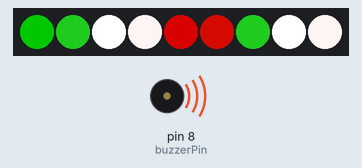
Recording of a sketch running on a simulated Arduino Uno, built with avr-gcc and run on an emulated ATmega328P. Parts: 9 RGB LEDs in strip order, left to right, buzzer (waves = sounding).

Above: at 0.15 s.
At 9.3 s:
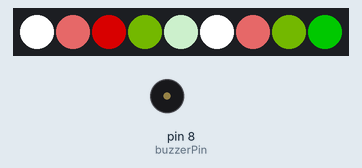
At 19.37 s:
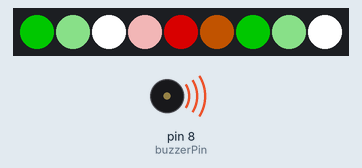
At 39.8 s:
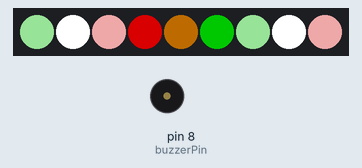
Timing chart, 0 to 40.0 s (numbered marks = the images above):
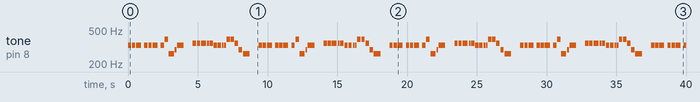

Measured:
- by itself, tone on pin 8 (buzzerPin): plays 330 Hz for 0.24 s, 330 Hz for 0.24 s, 330 Hz for 0.36 s, 330 Hz for 0.24 s, 330 Hz for 0.24 s, 330 Hz for 0.36 s … (107 notes in this stretch)

The sketch:

ChristmasSweater.ino
```cpp
#include <Arduino.h>
#include <FastLED.h>

const int buzzerPin = 8;
const int songLength = 31;
const char notes[] = "eee eee egcde fff ffee eeggfdc " ;
const int beats[] = {2,2,3,1, 2,2,3,1, 2,2,3,1,4,4, 2,2,3,0, 1,2,2,2,0, 1,1,2,2,2,2,4,4};
const int tempo = 120;

const auto ledPin = 7;
const int numLeds = 9;
CRGB leds[numLeds];
const TProgmemRGBPalette16 ChristmasPalette FL_PROGMEM =
{
    CRGB::DarkGreen, CRGB::DarkGreen,
    CRGB::White, CRGB::White,
    CRGB::DarkRed, CRGB::DarkRed,

    CRGB::DarkGreen,
    CRGB::White, CRGB::White,
    CRGB::DarkRed,

    CRGB::DarkGreen, CRGB::DarkGreen,
    CRGB::White, CRGB::White,
    CRGB::DarkRed, CRGB::DarkRed,
};

void ledSetup();
void updateLeds(int);
void musicSetup();
void musicLoop();
int frequency(char note);

void setup() {
  ledSetup();
  musicSetup();
}

void loop() {
  musicLoop();
}

void ledSetup() {
  FastLED.addLeds<WS2811, ledPin, GRB>(leds, numLeds).setCorrection(TypicalLEDStrip);
  musicSetup();
}

void updateLeds(int timeLimit) {
  int limit = timeLimit;
  while(limit > 0) {
    static uint8_t startIndex = 0;
    startIndex = startIndex + 1;
    uint8_t colorIndex = startIndex;
    for(int i = 0; i < numLeds; i++) {
      leds[i] = ColorFromPalette(ChristmasPalette, colorIndex, 255, LINEARBLEND);
      colorIndex += 16;
    }
    FastLED.show();
    FastLED.delay(5);
    delay(5);
    limit -= 10;
  }
}

void musicSetup() {
  pinMode(buzzerPin, OUTPUT);
}

void musicLoop() {
  for (int i = 0; i < songLength; i++) {
    int duration = beats[i] * tempo;
    if (notes[i] == ' ') {
      updateLeds(duration);
    } else {
      tone(buzzerPin, frequency(notes[i]), duration);
      updateLeds(duration);
    }
    updateLeds(tempo/10);
  }
}

int frequency(char note) {
  static constexpr int numNotes = 8;
  static constexpr char names[] = { 'c', 'd', 'e', 'f', 'g', 'a', 'b', 'C' };
  static constexpr int frequencies[] = {262, 294, 330, 349, 392, 440, 494, 523};
  for (int i = 0; i < numNotes; i++) {
    if (names[i] == note) {
      return frequencies[i];
    }
  }
  return 0;
}

/*
Music playback based on: https://github.com/ammonshepherd/arduino-tuts/blob/master/03-jingle-bells.md

MIT License

Copyright (c) 2021 Ammon Shepherd

Permission is hereby granted, free of charge, to any person obtaining a copy
of this software and associated documentation files (the "Software"), to deal
in the Software without restriction, including without limitation the rights
to use, copy, modify, merge, publish, distribute, sublicense, and/or sell
copies of the Software, and to permit persons to whom the Software is
furnished to do so, subject to the following conditions:

The above copyright notice and this permission notice shall be included in all
copies or substantial portions of the Software.

THE SOFTWARE IS PROVIDED "AS IS", WITHOUT WARRANTY OF ANY KIND, EXPRESS OR
IMPLIED, INCLUDING BUT NOT LIMITED TO THE WARRANTIES OF MERCHANTABILITY,
FITNESS FOR A PARTICULAR PURPOSE AND NONINFRINGEMENT. IN NO EVENT SHALL THE
AUTHORS OR COPYRIGHT HOLDERS BE LIABLE FOR ANY CLAIM, DAMAGES OR OTHER
LIABILITY, WHETHER IN AN ACTION OF CONTRACT, TORT OR OTHERWISE, ARISING FROM,
OUT OF OR IN CONNECTION WITH THE SOFTWARE OR THE USE OR OTHER DEALINGS IN THE
SOFTWARE.

If you make money off of any of this, send me a some. :)
*/
```
